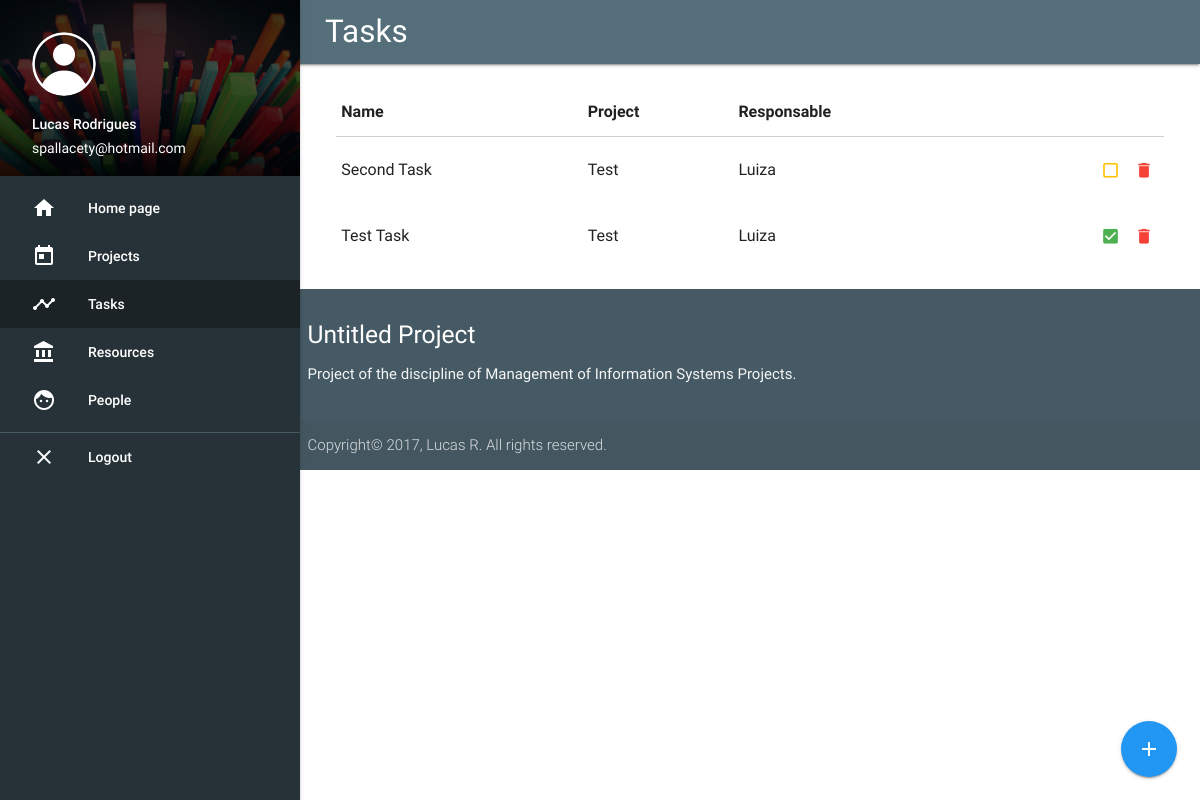
Page /tasks/ (signed in) on the committed database.
### core/models.py (models this page shows, shortened)
class Task(models.Model):
  name = models.CharField(max_length=128)
  responsable = models.ForeignKey(Person, related_name='tasks', on_delete=models.CASCADE)
  project = models.ForeignKey(Project, related_name='tasks', on_delete=models.CASCADE)
  done = models.BooleanField(default=False)

class Project(models.Model):
  name = models.CharField(max_length=128)
  manager = models.ForeignKey(User, related_name='projects', on_delete=models.CASCADE)
  description = models.TextField()
  start_date = models.DateField()
  end_date = models.DateField()

class Person(models.Model):
  name = models.CharField(max_length=128)
  salary = models.IntegerField()
  function = models.CharField(max_length=128)
  owner = models.ForeignKey(User, related_name='people', on_delete=models.CASCADE)

### core/views.py (the view)
# urls.py: url(r'^tasks/$', tasks, name='tasks'),
@login_required
def tasks(request):
  config = MetaConfig(title="Tasks", active_class="tasks")
  people = Person.objects.filter(owner=request.user)
  projects = Project.objects.filter(manager=request.user)
  tasks = Task.objects.filter(project__in=projects).order_by('-id')
  return render(request, 'tasks.html', {'tasks': tasks,
                                             'projects': projects,
                                             'people': people,
                                             'user': get_current_user(request),
                                             'config': config})

### core/views.py (called while the page is built)
@login_required
def get_current_user(request):
  return request.user

### core/templates/tasks.html (shortened to what this page needs)
{% extends 'base.html' %}
{% block content %}
<br>
<div class="row">
  <div class="col s12">
    <table class="highlight">
      <thead>
      <tr>
        <th>Name</th>
        <th>Project</th>
        <th>Responsable</th>
      </tr>
      </thead>
      <tbody>
      {% if tasks %}
      {% for task in tasks %}
      <tr>
        <td>{{task.name}}</td>
        <td>{{task.project.name}}</td>
        <td>{{task.responsable.name}}</td>
        <td class="row vallign right-align">
          <div class="btn-group-h">
            {% if not task.done %}
            <a href="{% url 'check_task' task.id %}" class="btn-flat img-btn tooltipped" data-position="bottom"
               data-delay="50"
               data-tooltip="Check"><i class="material-icons amber-text">check_box_outline_blank</i></a>
            {% else %}
            <a href="{% url 'uncheck_task' task.id %}" class="btn-flat img-btn tooltipped" data-position="bottom"
               data-delay="50"
               data-tooltip="Uncheck"><i class="material-icons green-text">check_box</i></a>
            {% endif %}
            <a href="{% url 'delete_task' task.id %}" class="btn-flat img-btn tooltipped" data-position="bottom"
               data-delay="50"
               data-tooltip="Delete"><i class="material-icons red-text">delete</i></a>
          </div>
        </td>
      </tr>
      {% endfor %}
      {% else %}
      <td colspan="4" class="center">Nothing to show.</td>
      {% endif %}
      </tbody>
    </table>
  </div>
</div>
<div class="fixed-action-btn horizontal">
  <a class="btn-floating btn-large blue modal-trigger" href="#new_task">
    <i class="large material-icons">add</i>
  </a>
</div>
{% endblock %}

### core/templates/base.html (shortened to what this page needs)
{% load staticfiles %}
<html lang="pt-br">
<head>
  <link href="{% static 'css/materialize.css' %}" type="text/css" rel="stylesheet" media="screen,projection"/>
  <link href="{% static 'css/style.css' %}" type="text/css" rel="stylesheet" media="screen,projection"/>
</head>
<body>
<nav class="blue-grey darken-1" role="navigation">
  <a href="#" class="brand-logo content">{{ config.title }}</a>
  <ul id="slide-out" class="side-nav fixed blue-grey darken-4">
    <li>
      <div class="userView">
        <div class="background">
          <img class="responsive-img" src="{% static 'images/bg-nav.jpg' %}">
        </div>
        <span><img class="circle" src="{% static 'images/profile.png' %}"></span>
        <span class="white-text name">{{ user.first_name }}</span>
        <span class="white-text email">{{ user.email }}</span>
      </div>
    </li>
    <li class="{% if config.active_class == 'index' %}active{% endif %}"><a
        class="waves-effect white-text" href="/"><i class="material-icons white-text">home</i>Home page</a>
    </li>
    <li class="{% if config.active_class == 'projects' %}active{% endif %}"><a
        class="waves-effect white-text" href="{% url 'projects' %}"><i class="material-icons white-text">today</i>Projects</a>
    </li>
    <li class="{% if config.active_class == 'tasks' %}active{% endif %}"><a
        class="waves-effect white-text" href="{% url 'tasks' %}"><i class="material-icons white-text">timeline</i>Tasks</a>
    </li>
    <li class="{% if config.active_class == 'resources' %}active{% endif %}"><a
        class="waves-effect white-text" href="{% url 'resources' %}"><i class="material-icons white-text">account_balance</i>Resources</a>
    </li>
    <li class="{% if config.active_class == 'people' %}active{% endif %}"><a class="waves-effect white-text"
                                                                             href="{% url 'people' %}"><i
        class="material-icons white-text">face</i>People</a></li>
    <li><div class="divider blue-grey darken-2"></div></li>
    <li><a class="waves-effect white-text" href="{% url 'logout' %}"><i class="material-icons white-text">close</i>Logout</a></li>
  </ul>
</nav>
<div class="content">
  {% block content %}
  {% endblock %}
</div>
<footer class="page-footer blue-grey darken-2">
  <div class="container">
    <div class="row">
      <div class="col">
        <h5 class="white-text">Untitled Project</h5>
        <p class="grey-text text-lighten-4">Project of the discipline of Management of Information Systems Projects.</p>
      </div>
    </div>
  </div>
  <div class="footer-copyright">
    <div class="container">
      Copyright© 2017, Lucas R. All rights reserved.
    </div>
  </div>
</footer>
</body>
</html>

### core/static/css/style.css (style rules this page uses)
header, main, footer { padding-left: 150px; }
@media only screen and (min-width: 993px) { .content { margin-left: 325px; margin-right: 25px; } }
nav ul li.active { background-color: rgba(0, 0, 0, 0.3) !important; }
td a { display: block; }
.img-btn { padding: 0 5px; background-color: transparent; }

### rows in the picture
Task: name "Second Task", project.name "Test", responsable.name "Luiza", done False (drawn)
Task: name "Test Task", project.name "Test", responsable.name "Luiza", done True (drawn)

### other values in the picture
{{ config.title }} "Tasks"
{{ user.first_name }} "Lucas Rodrigues"
{{ user.email }} "spallacety@hotmail.com"
